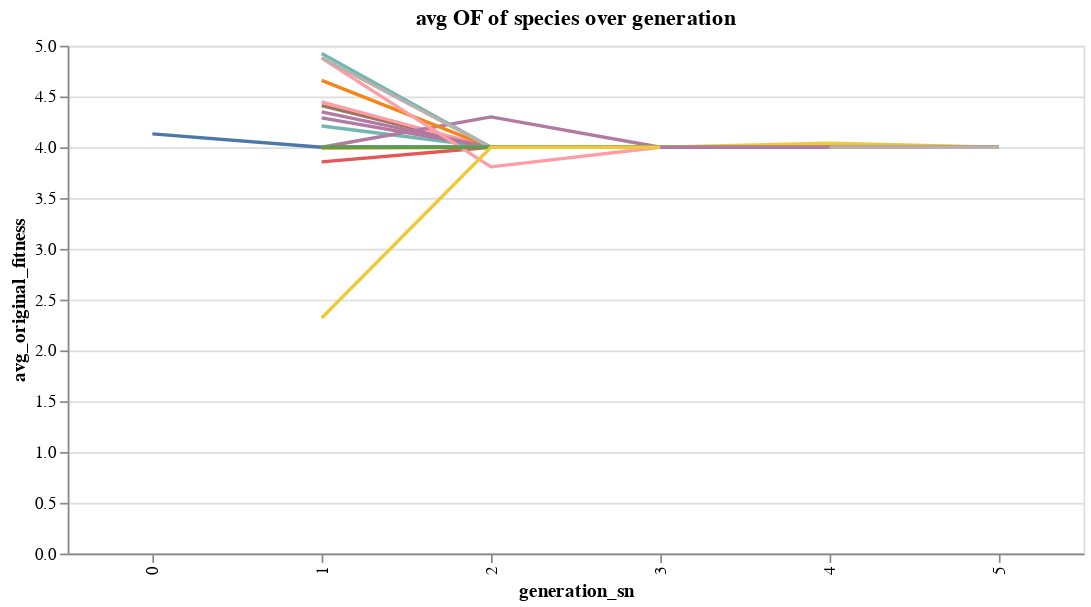

This figure's notebook cell:
### Code cell
sql = '''
  select generation_sn, species_sn, avg(original_fitness) as avg_original_fitness
  from population
  where run_id = %s
  group by (generation_sn, species_sn)
  '''

avg_ofes = pd.read_sql(sql=sql, con=conn, params=(run_id,))
avg_ofes.head()

charts = []
for i in range(num_species):
    highlight = altair.selection(
        type='single',
        on='mouseover',
        nearest=True)
    chart = altair.Chart(
        avg_ofes.query('species_sn == @i'),
        title='avg OF of species over generation'
    ).mark_line().encode(
        x='generation_sn:N',
        y='avg_original_fitness:Q',
        color=altair.Color('species_sn:N', legend=None),
        tooltip='species_sn',
        opacity=altair.condition(highlight, altair.value(1), altair.value(0))
    ).add_selection(highlight)
    charts.append(chart)

altair.layer(*charts).properties(width=600).interactive()
